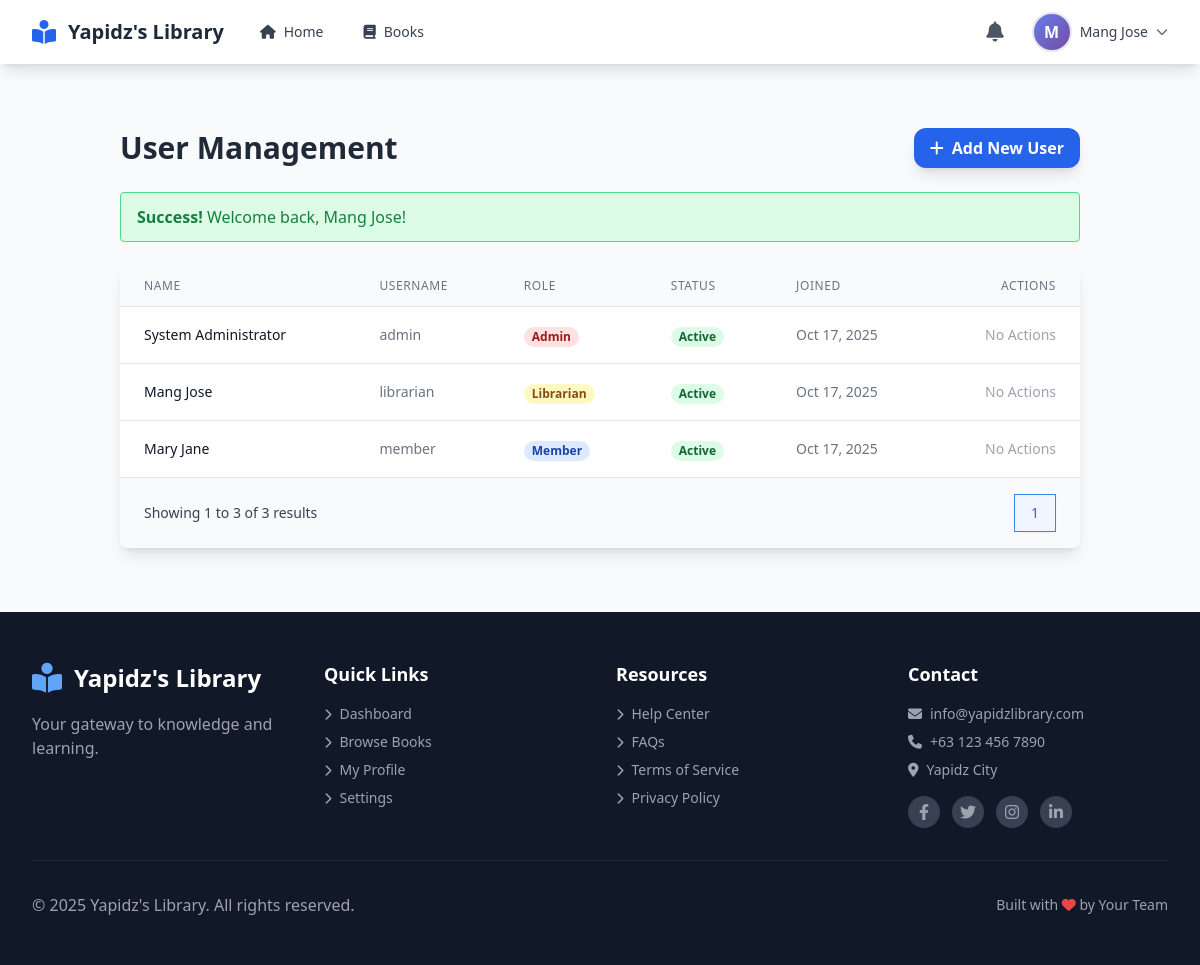
/members/members.php (signed in), run on the app's committed database.
### tables this page shows
CREATE TABLE `users` (
  `user_id` int(11) NOT NULL,
  `username` varchar(50) NOT NULL,
  `password` varchar(255) NOT NULL,
  `email` varchar(100) NOT NULL,
  `full_name` varchar(100) NOT NULL,
  `phone` varchar(20) DEFAULT NULL,
  `address` text DEFAULT NULL,
  `photo` varchar(255) DEFAULT NULL,
  `role` enum('admin','librarian','member') DEFAULT 'member',
  `status` enum('active','inactive','suspended') DEFAULT 'active',
  `email_verified` tinyint(1) DEFAULT 0,
  `verification_token` varchar(64) DEFAULT NULL,
  `verification_token_expires` datetime DEFAULT NULL,
  `created_at` timestamp NOT NULL DEFAULT current_timestamp(),
  `updated_at` timestamp NOT NULL DEFAULT current_timestamp() ON UPDATE current_timestamp()
);

### includes/config.php (called while the page is built, shortened)
<?php
function isLoggedIn() {
    return isset($_SESSION['user_id']) && !empty($_SESSION['user_id']);
}
function hasRole($role) {
    return isLoggedIn() && isset($_SESSION['role']) && $_SESSION['role'] === $role;
}
function getMessage() {
    if (isset($_SESSION['message'])) {
        $type = $_SESSION['message_type'] ?? 'info';
        $message = $_SESSION['message'];
        return ['type' => $type, 'message' => $message];
    }
    return null;
}
?>

### members/members.php (the view, shortened to what this page needs)
<?php
require_once '../includes/config.php';
$can_manage = hasRole('admin');
require_once '../includes/header.php';
$limit = 10;
$page = isset($_GET['page']) && is_numeric($_GET['page']) ? (int)$_GET['page'] : 1;
$offset = ($page - 1) * $limit;
$count_query = "SELECT COUNT(*) FROM users";
$count_result = $conn->query($count_query);
$total_users = $count_result->fetch_row()[0];
$total_pages = ceil($total_users / $limit);
$users_query = "SELECT user_id, full_name, username, email, role, status, created_at
                FROM users
                ORDER BY role ASC, created_at DESC
                LIMIT ? OFFSET ?";
$users_stmt = $conn->prepare($users_query);
$users_stmt->bind_param("ii", $limit, $offset);
$users_stmt->execute();
$users_result = $users_stmt->get_result();
$message = getMessage();
?>
<div class="container mx-auto p-4 sm:p-6 lg:p-8">
    <div class="flex justify-between items-center mb-6">
        <h1 class="text-3xl font-bold text-gray-800">User Management</h1>
        <button id="addUserBtn" class="bg-blue-600 hover:bg-blue-700 text-white font-semibold py-2 px-4 rounded-xl shadow-lg transition duration-200 transform hover:scale-[1.02]">
            <i class="fas fa-plus mr-2"></i>Add New User
        </button>
    </div>
    <div id="dynamicAlertContainer" class="mb-4">
        <?php if ($message): ?>
            <div role="alert" class="bg-<?php echo $message['type'] === 'success' ? 'green-100 border-green-400 text-green-700' : 'red-100 border-red-400 text-red-700'; ?> border px-4 py-3 rounded relative mb-6" data-alert>
                <strong class="font-bold"><?php echo ucfirst($message['type']); ?>!</strong>
                <span class="block sm:inline"><?php echo $message['message']; ?></span>
            </div>
        <?php endif; ?>
    </div>
    <div class="bg-white shadow-lg rounded-lg overflow-hidden">
        <div class="overflow-x-auto">
            <table class="min-w-full divide-y divide-gray-200">
                <thead class="bg-gray-50">
                    <tr>
                        <th class="px-6 py-3 text-left text-xs font-medium text-gray-500 uppercase tracking-wider">Name</th>
                        <th class="px-6 py-3 text-left text-xs font-medium text-gray-500 uppercase tracking-wider">Username</th>
                        <th class="px-6 py-3 text-left text-xs font-medium text-gray-500 uppercase tracking-wider">Role</th>
                        <th class="px-6 py-3 text-left text-xs font-medium text-gray-500 uppercase tracking-wider">Status</th>
                        <th class="px-6 py-3 text-left text-xs font-medium text-gray-500 uppercase tracking-wider">Joined</th>
                        <th class="px-6 py-3 text-right text-xs font-medium text-gray-500 uppercase tracking-wider">Actions</th>
                    </tr>
                </thead>
                <tbody class="bg-white divide-y divide-gray-200">
                    <?php if ($users_result->num_rows > 0): ?>
                        <?php while ($user = $users_result->fetch_assoc()): ?>
                            <tr data-user-id="<?php echo $user['user_id']; ?>"
                                data-full-name="<?php echo htmlspecialchars($user['full_name']); ?>"
                                data-role="<?php echo $user['role']; ?>">
                                <td class="px-6 py-4 whitespace-nowrap text-sm font-medium text-gray-900"><?php echo htmlspecialchars($user['full_name']); ?></td>
                                <td class="px-6 py-4 whitespace-nowrap text-sm text-gray-500"><?php echo htmlspecialchars($user['username']); ?></td>
                                <td class="px-6 py-4 whitespace-nowrap">
                                    <span class="px-2 inline-flex text-xs leading-5 font-semibold rounded-full
                                        <?php
                                            if ($user['role'] === 'admin') echo 'bg-red-100 text-red-800';
                                            else if ($user['role'] === 'librarian') echo 'bg-yellow-100 text-yellow-800';
                                            else echo 'bg-blue-100 text-blue-800';
                                        ?>">
                                        <?php echo ucfirst($user['role']); ?>
                                    </span>
                                </td>
                                <td class="px-6 py-4 whitespace-nowrap">
                                    <span class="px-2 inline-flex text-xs leading-5 font-semibold rounded-full
                                        <?php
                                            if ($user['status'] === 'active') echo 'bg-green-100 text-green-800';
                                            else echo 'bg-red-110 text-red-800';
                                        ?>">
                                        <?php echo ucfirst($user['status']); ?>
                                    </span>
                                </td>
                                <td class="px-6 py-4 whitespace-nowrap text-sm text-gray-500"><?php echo date('M d, Y', strtotime($user['created_at'])); ?></td>
                                <td class="px-6 py-4 whitespace-nowrap text-right text-sm font-medium">
                                    <?php if ($can_manage): ?>
                                        <?php if ((int)$user['user_id'] !== (int)$_SESSION['user_id']): ?>
                                            <button onclick="openRoleModal(<?php echo $user['user_id']; ?>, '<?php echo htmlspecialchars($user['full_name']); ?>', '<?php echo $user['role']; ?>')"
                                                class="text-indigo-600 hover:text-indigo-900 mr-4" title="Change Role">
                                                <i class="fas fa-user-tag"></i>
                                            </button>
                                        <?php endif; ?>
                                        <?php if ((int)$user['user_id'] !== (int)$_SESSION['user_id']): ?>
                                            <button onclick="openDeleteModal(<?php echo $user['user_id']; ?>, '<?php echo htmlspecialchars($user['full_name']); ?>')"
                                            class="text-red-600 hover:text-red-900" title="Delete User">
                                                <i class="fas fa-trash-alt"></i>
                                            </button>
                                        <?php endif; ?>
                                    <?php else: ?>
                                        <span class="text-gray-400">No Actions</span>
                                    <?php endif; ?>
                                </td>
                            </tr>
                        <?php endwhile; ?>
                    <?php else: ?>
                        <tr>
                            <td colspan="6" class="px-6 py-4 text-center text-gray-500">No users found.</td>
                        </tr>
                    <?php endif; ?>
                </tbody>
            </table>
        </div>
        <div class="px-6 py-4 bg-gray-50 border-t flex justify-between items-center">
            <p class="text-sm text-gray-700">
                Showing <?php echo $offset + 1; ?> to <?php echo min($offset + $limit, $total_users); ?> of <?php echo $total_users; ?> results
            </p>
            <nav class="relative z-0 inline-flex rounded-md shadow-sm -space-x-px" aria-label="Pagination">
                <?php for ($i = 1; $i <= $total_pages; $i++): ?>
                    <a href="?page=<?php echo $i; ?>"
                       class="<?php echo $i === $page ? 'z-10 bg-blue-50 border-blue-500 text-blue-600' : 'bg-white border-gray-300 text-gray-500 hover:bg-gray-50'; ?> relative inline-flex items-center px-4 py-2 border text-sm font-medium">
                        <?php echo $i; ?>
                    </a>
                <?php endfor; ?>
            </nav>
        </div>
        </div>
    </div>
<?php
require_once '../includes/footer.php';
?>

### members/members.php (style rules this page uses)
html, body { height: 100%; margin: 0; }
body { display: flex; flex-direction: column; min-height: 100vh; }

### data on the page
users: full_name "System Administrator", username "admin", role "Admin", status "Active", created_at "Oct 17, 2025"
users: full_name "Mang Jose", username "librarian", role "Librarian", status "Active", created_at "Oct 17, 2025"
users: full_name "Mary Jane", username "member", role "Member", status "Active", created_at "Oct 17, 2025"

### other printed values
SITE_NAME "Yapidz's Library"
$user_initial "M"
$full_name "Mang Jose"
$message['type'] "Success"
$message['message'] "Welcome back, Mang Jose!"
$offset + 1 "1"
min($offset + $limit, $total_users) "3"
$total_users "3"
